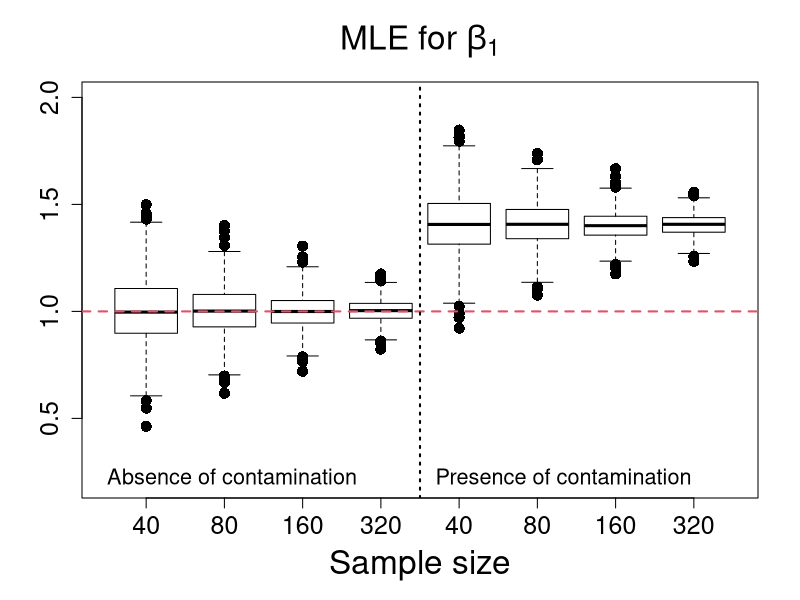
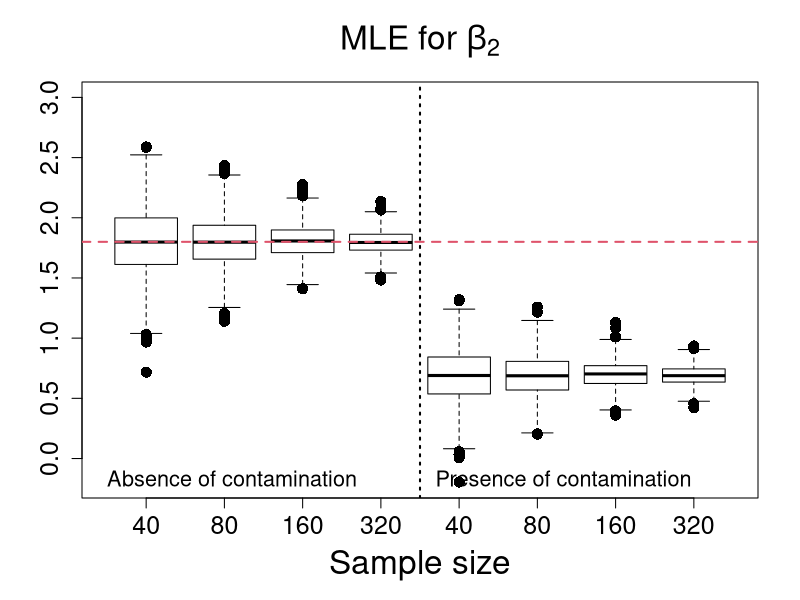
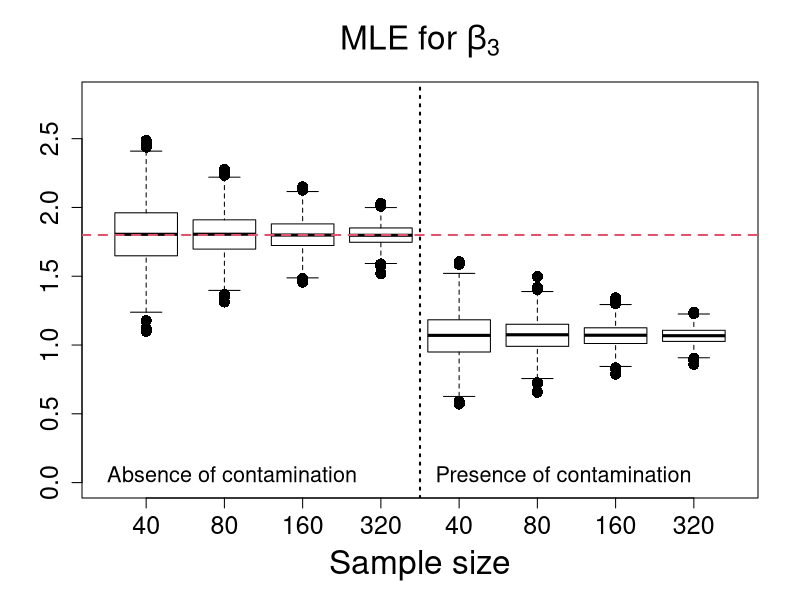
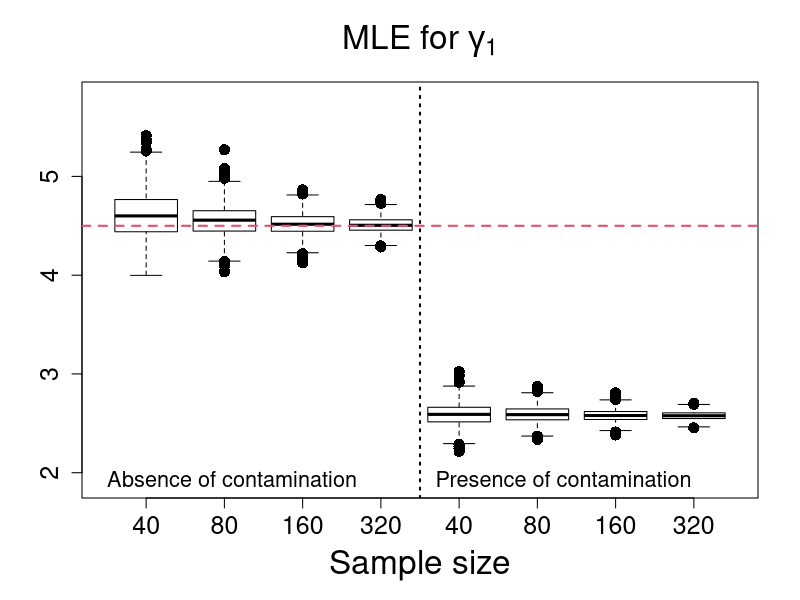
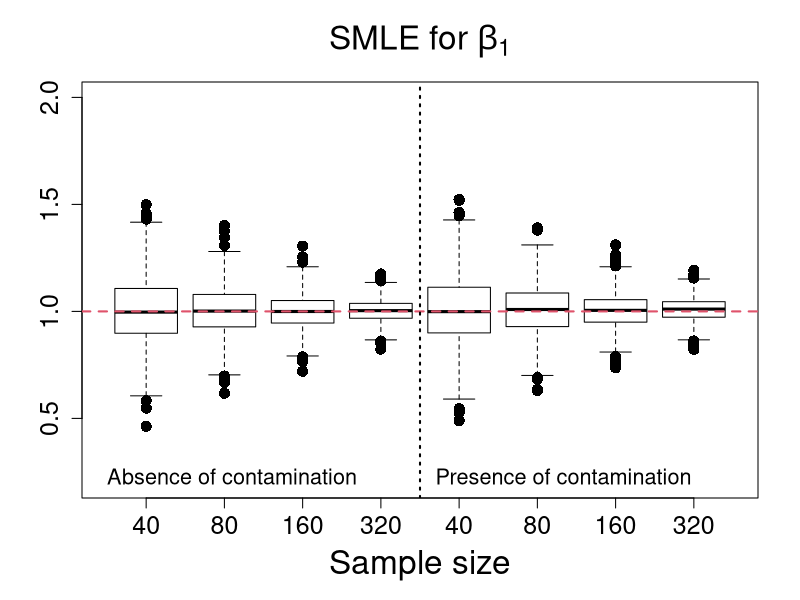
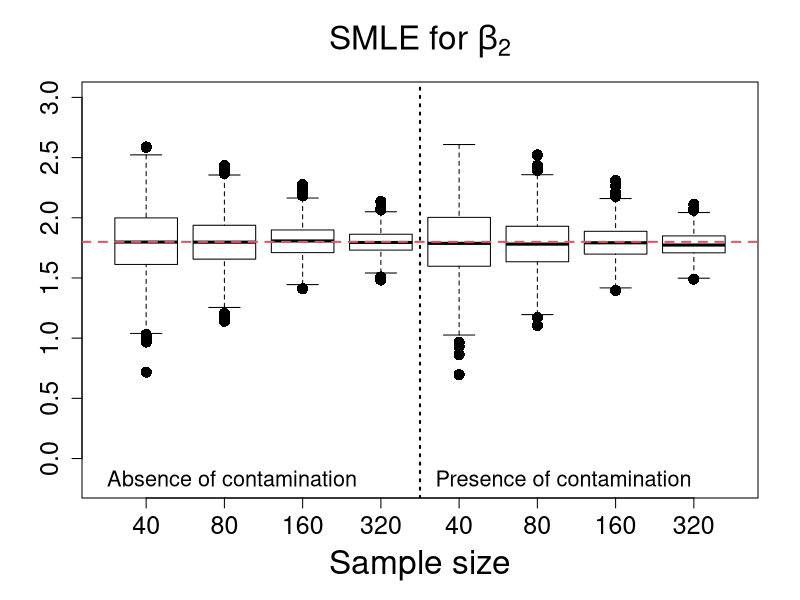
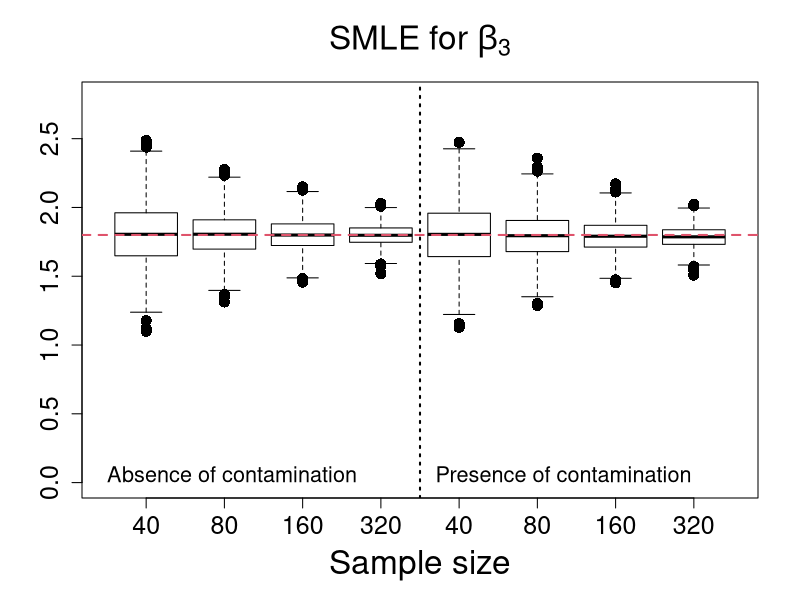
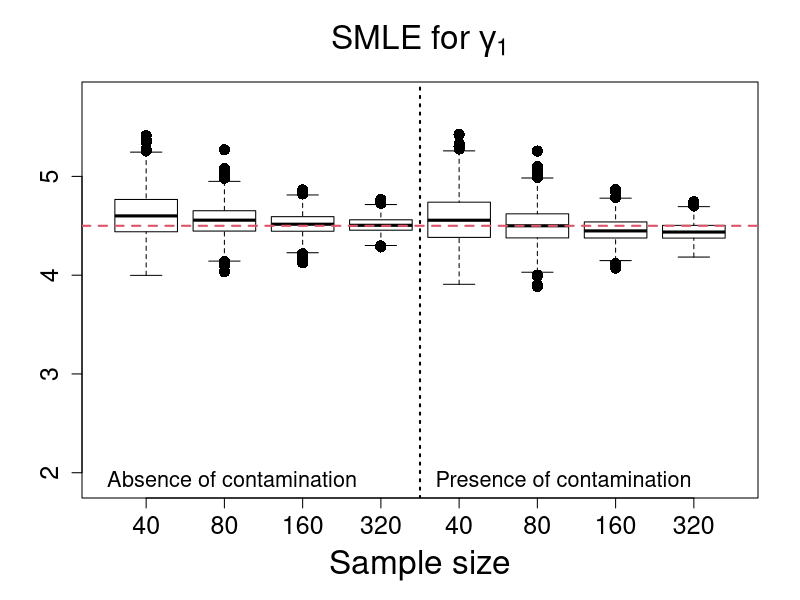

These charts were generated, in order, by the following R code:
rm(list=ls())

data40 <- read.table("Estimates_Scenario3_n40.txt", h=T)
data80 <- read.table("Estimates_Scenario3_n80.txt", h=T)
data160 <- read.table("Estimates_Scenario3_n160.txt", h=T)
data320 <- read.table("Estimates_Scenario3_n320.txt", h=T)

#**************************MLE estimates******************************#
MLE_beta1_n40 <- data40$MLE_beta1; MLEC_beta1_n40 <- data40$MLE_C_beta1
MLE_beta2_n40 <- data40$MLE_beta2; MLEC_beta2_n40 <- data40$MLE_C_beta2
MLE_beta3_n40 <- data40$MLE_beta3; MLEC_beta3_n40 <- data40$MLE_C_beta3
MLE_gama1_n40 <- data40$MLE_gama1; MLEC_gama1_n40 <- data40$MLE_C_gama1

MLE_beta1_n80 <- data80$MLE_beta1; MLEC_beta1_n80 <- data80$MLE_C_beta1
MLE_beta2_n80 <- data80$MLE_beta2; MLEC_beta2_n80 <- data80$MLE_C_beta2
MLE_beta3_n80 <- data80$MLE_beta3; MLEC_beta3_n80 <- data80$MLE_C_beta3
MLE_gama1_n80 <- data80$MLE_gama1; MLEC_gama1_n80 <- data80$MLE_C_gama1

MLE_beta1_n160 <- data160$MLE_beta1; MLEC_beta1_n160 <- data160$MLE_C_beta1
MLE_beta2_n160 <- data160$MLE_beta2; MLEC_beta2_n160 <- data160$MLE_C_beta2
MLE_beta3_n160 <- data160$MLE_beta3; MLEC_beta3_n160 <- data160$MLE_C_beta3
MLE_gama1_n160 <- data160$MLE_gama1; MLEC_gama1_n160 <- data160$MLE_C_gama1

MLE_beta1_n320 <- data320$MLE_beta1; MLEC_beta1_n320 <- data320$MLE_C_beta1
MLE_beta2_n320 <- data320$MLE_beta2; MLEC_beta2_n320 <- data320$MLE_C_beta2
MLE_beta3_n320 <- data320$MLE_beta3; MLEC_beta3_n320 <- data320$MLE_C_beta3
MLE_gama1_n320 <- data320$MLE_gama1; MLEC_gama1_n320 <- data320$MLE_C_gama1

#**************************SMLE estimates******************************#
SMLE_beta1_n40 <- data40$SMLE_beta1; SMLEC_beta1_n40 <- data40$SMLE_C_beta1
SMLE_beta2_n40 <- data40$SMLE_beta2; SMLEC_beta2_n40 <- data40$SMLE_C_beta2
SMLE_beta3_n40 <- data40$SMLE_beta3; SMLEC_beta3_n40 <- data40$SMLE_C_beta3
SMLE_gama1_n40 <- data40$SMLE_gama1; SMLEC_gama1_n40 <- data40$SMLE_C_gama1

SMLE_beta1_n80 <- data80$SMLE_beta1; SMLEC_beta1_n80 <- data80$SMLE_C_beta1
SMLE_beta2_n80 <- data80$SMLE_beta2; SMLEC_beta2_n80 <- data80$SMLE_C_beta2
SMLE_beta3_n80 <- data80$SMLE_beta3; SMLEC_beta3_n80 <- data80$SMLE_C_beta3
SMLE_gama1_n80 <- data80$SMLE_gama1; SMLEC_gama1_n80 <- data80$SMLE_C_gama1

SMLE_beta1_n160 <- data160$SMLE_beta1; SMLEC_beta1_n160 <- data160$SMLE_C_beta1
SMLE_beta2_n160 <- data160$SMLE_beta2; SMLEC_beta2_n160 <- data160$SMLE_C_beta2
SMLE_beta3_n160 <- data160$SMLE_beta3; SMLEC_beta3_n160 <- data160$SMLE_C_beta3
SMLE_gama1_n160 <- data160$SMLE_gama1; SMLEC_gama1_n160 <- data160$SMLE_C_gama1

SMLE_beta1_n320 <- data320$SMLE_beta1; SMLEC_beta1_n320 <- data320$SMLE_C_beta1
SMLE_beta2_n320 <- data320$SMLE_beta2; SMLEC_beta2_n320 <- data320$SMLE_C_beta2
SMLE_beta3_n320 <- data320$SMLE_beta3; SMLEC_beta3_n320 <- data320$SMLE_C_beta3
SMLE_gama1_n320 <- data320$SMLE_gama1; SMLEC_gama1_n320 <- data320$SMLE_C_gama1

#**************************MDPDE estimates******************************#
MDPDE_beta1_n40 <- data40$MDPDE_beta1; MDPDEC_beta1_n40 <- data40$MDPDE_C_beta1
MDPDE_beta2_n40 <- data40$MDPDE_beta2; MDPDEC_beta2_n40 <- data40$MDPDE_C_beta2
MDPDE_beta3_n40 <- data40$MDPDE_beta3; MDPDEC_beta3_n40 <- data40$MDPDE_C_beta3
MDPDE_gama1_n40 <- data40$MDPDE_gama1; MDPDEC_gama1_n40 <- data40$MDPDE_C_gama1

MDPDE_beta1_n80 <- data80$MDPDE_beta1; MDPDEC_beta1_n80 <- data80$MDPDE_C_beta1
MDPDE_beta2_n80 <- data80$MDPDE_beta2; MDPDEC_beta2_n80 <- data80$MDPDE_C_beta2
MDPDE_beta3_n80 <- data80$MDPDE_beta3; MDPDEC_beta3_n80 <- data80$MDPDE_C_beta3
MDPDE_gama1_n80 <- data80$MDPDE_gama1; MDPDEC_gama1_n80 <- data80$MDPDE_C_gama1

MDPDE_beta1_n160 <- data160$MDPDE_beta1; MDPDEC_beta1_n160 <- data160$MDPDE_C_beta1
MDPDE_beta2_n160 <- data160$MDPDE_beta2; MDPDEC_beta2_n160 <- data160$MDPDE_C_beta2
MDPDE_beta3_n160 <- data160$MDPDE_beta3; MDPDEC_beta3_n160 <- data160$MDPDE_C_beta3
MDPDE_gama1_n160 <- data160$MDPDE_gama1; MDPDEC_gama1_n160 <- data160$MDPDE_C_gama1

MDPDE_beta1_n320 <- data320$MDPDE_beta1; MDPDEC_beta1_n320 <- data320$MDPDE_C_beta1
MDPDE_beta2_n320 <- data320$MDPDE_beta2; MDPDEC_beta2_n320 <- data320$MDPDE_C_beta2
MDPDE_beta3_n320 <- data320$MDPDE_beta3; MDPDEC_beta3_n320 <- data320$MDPDE_C_beta3
MDPDE_gama1_n320 <- data320$MDPDE_gama1; MDPDEC_gama1_n320 <- data320$MDPDE_C_gama1

#********************MLE estimates****************#

#********************MLE estimates of beta1****************#
boxplot(MLE_beta1_n40,MLE_beta1_n80,MLE_beta1_n160,MLE_beta1_n320,
MLEC_beta1_n40,MLEC_beta1_n80,MLEC_beta1_n160,MLEC_beta1_n320,
main=expression( paste("MLE for ", beta[1])),
xlab="Sample size",ylab="",names=c(40,80,160,320,40,80,160,320),outline=T,
ylim=c(0.2, 2.0), cex=1.5,cex.lab=2.0,cex.axis=1.5,cex.main=2.0, pch=16, col = NULL)
abline(1.0,0,col=2,lty=2,lwd=2)
abline(v=4.5,lty=3,lwd=2)
legend(0.0, 0.35,"Absence of contamination",bty="n",cex=1.3)
legend(4.2, 0.35,"Presence of contamination",bty="n",cex=1.3)

#********************MLE estimates of beta2****************#
boxplot(MLE_beta2_n40,MLE_beta2_n80,MLE_beta2_n160,MLE_beta2_n320,
MLEC_beta2_n40,MLEC_beta2_n80,MLEC_beta2_n160,MLEC_beta2_n320,
main=expression( paste("MLE for ", beta[2])),
xlab="Sample size",ylab="",names=c(40,80,160,320,40,80,160,320),outline=T,
ylim=c(-0.2, 3.0), cex=1.5,cex.lab=2.0,cex.axis=1.5,cex.main=2.0, pch=16, col = NULL)
abline(1.8,0,col=2,lty=2,lwd=2)
abline(v=4.5,lty=3,lwd=2)
legend(0.0,0.05,"Absence of contamination",bty="n",cex=1.3)
legend(4.2,0.05,"Presence of contamination",bty="n",cex=1.3)

#********************MLE estimates of beta3****************#
boxplot(MLE_beta3_n40,MLE_beta3_n80,MLE_beta3_n160,MLE_beta3_n320,
MLEC_beta3_n40,MLEC_beta3_n80,MLEC_beta3_n160,MLEC_beta3_n320,
main=expression( paste("MLE for ", beta[3])),
xlab="Sample size",ylab="",names=c(40,80,160,320,40,80,160,320),outline=T,
ylim=c(0.0, 2.8), cex=1.5,cex.lab=2.0,cex.axis=1.5,cex.main=2.0, pch=16, col = NULL)
abline(1.8,0,col=2,lty=2,lwd=2)
abline(v=4.5,lty=3,lwd=2)
legend(0.0,0.25,"Absence of contamination",bty="n",cex=1.3)
legend(4.2,0.25,"Presence of contamination",bty="n",cex=1.3)

#********************MLE estimates of gamma1****************#
boxplot(MLE_gama1_n40,MLE_gama1_n80,MLE_gama1_n160,MLE_gama1_n320,
MLEC_gama1_n40,MLEC_gama1_n80,MLEC_gama1_n160,MLEC_gama1_n320,
main=expression( paste("MLE for ", gamma[1])),
xlab="Sample size",ylab="",names=c(40,80,160,320,40,80,160,320),outline=T,
ylim=c(1.9,5.8), cex=1.5,cex.lab=2.0,cex.axis=1.5,cex.main=2.0, pch=16, col = NULL)
abline(4.5,0,col=2,lty=2,lwd=2)
abline(v=4.5,lty=3,lwd=2)
legend(0.0,2.2,"Absence of contamination",bty="n", cex=1.3)
legend(4.2,2.2,"Presence of contamination",bty="n", cex=1.3)

#********************SMLE estimates****************#

#********************SMLE estimates of beta1****************#
boxplot(SMLE_beta1_n40,SMLE_beta1_n80,SMLE_beta1_n160,SMLE_beta1_n320,
SMLEC_beta1_n40,SMLEC_beta1_n80,SMLEC_beta1_n160,SMLEC_beta1_n320,
main=expression( paste("SMLE for ", beta[1])),
xlab="Sample size",ylab="",names=c(40,80,160,320,40,80,160,320),outline=T,
ylim=c(0.2, 2.0), cex=1.5,cex.lab=2.0,cex.axis=1.5,cex.main=2.0, pch=16, col = NULL)
abline(1.0,0,col=2,lty=2,lwd=2)
abline(v=4.5,lty=3,lwd=2)
legend(0.0, 0.35,"Absence of contamination",bty="n",cex=1.3)
legend(4.2, 0.35,"Presence of contamination",bty="n",cex=1.3)

#********************SMLE estimates of beta2****************#
boxplot(SMLE_beta2_n40,SMLE_beta2_n80,SMLE_beta2_n160,SMLE_beta2_n320,
SMLEC_beta2_n40,SMLEC_beta2_n80,SMLEC_beta2_n160,SMLEC_beta2_n320,
main=expression( paste("SMLE for ", beta[2])),
xlab="Sample size",ylab="",names=c(40,80,160,320,40,80,160,320),outline=T,
ylim=c(-0.2, 3.0), cex=1.5,cex.lab=2.0,cex.axis=1.5,cex.main=2.0, pch=16, col = NULL)
abline(1.8,0,col=2,lty=2,lwd=2)
abline(v=4.5,lty=3,lwd=2)
legend(0.0,0.05,"Absence of contamination",bty="n",cex=1.3)
legend(4.2,0.05,"Presence of contamination",bty="n",cex=1.3)

#********************SMLE estimates of beta3****************#
boxplot(SMLE_beta3_n40,SMLE_beta3_n80,SMLE_beta3_n160,SMLE_beta3_n320,
SMLEC_beta3_n40,SMLEC_beta3_n80,SMLEC_beta3_n160,SMLEC_beta3_n320,
main=expression( paste("SMLE for ", beta[3])),
xlab="Sample size",ylab="",names=c(40,80,160,320,40,80,160,320),outline=T,
ylim=c(0.0, 2.8), cex=1.5,cex.lab=2.0,cex.axis=1.5,cex.main=2.0, pch=16, col = NULL)
abline(1.8,0,col=2,lty=2,lwd=2)
abline(v=4.5,lty=3,lwd=2)
legend(0.0,0.25,"Absence of contamination",bty="n",cex=1.3)
legend(4.2,0.25,"Presence of contamination",bty="n",cex=1.3)

#********************SMLE estimates of gamma1****************#
boxplot(SMLE_gama1_n40,SMLE_gama1_n80,SMLE_gama1_n160,SMLE_gama1_n320,
SMLEC_gama1_n40,SMLEC_gama1_n80,SMLEC_gama1_n160,SMLEC_gama1_n320,
main=expression( paste("SMLE for ", gamma[1])),
xlab="Sample size",ylab="",names=c(40,80,160,320,40,80,160,320),outline=T,
ylim=c(1.9,5.8), cex=1.5,cex.lab=2.0,cex.axis=1.5,cex.main=2.0, pch=16, col = NULL)
abline(4.5,0,col=2,lty=2,lwd=2)
abline(v=4.5,lty=3,lwd=2)
legend(0.0,2.2,"Absence of contamination",bty="n", cex=1.3)
legend(4.2,2.2,"Presence of contamination",bty="n", cex=1.3)

#********************MDPDE estimates****************#

#********************MDPDE estimates of beta1****************#
boxplot(MDPDE_beta1_n40,MDPDE_beta1_n80,MDPDE_beta1_n160,MDPDE_beta1_n320,
MDPDEC_beta1_n40,MDPDEC_beta1_n80,MDPDEC_beta1_n160,MDPDEC_beta1_n320,
main=expression( paste("MDPDE for ", beta[1])),
xlab="Sample size",ylab="",names=c(40,80,160,320,40,80,160,320),outline=T,
ylim=c(0.2, 2.0), cex=1.5,cex.lab=2.0,cex.axis=1.5,cex.main=2.0, pch=16, col = NULL)
abline(1.0,0,col=2,lty=2,lwd=2)
abline(v=4.5,lty=3,lwd=2)
legend(0.0, 0.35,"Absence of contamination",bty="n",cex=1.3)
legend(4.2, 0.35,"Presence of contamination",bty="n",cex=1.3)

#********************MDPDE estimates of beta2****************#
boxplot(MDPDE_beta2_n40,MDPDE_beta2_n80,MDPDE_beta2_n160,MDPDE_beta2_n320,
MDPDEC_beta2_n40,MDPDEC_beta2_n80,MDPDEC_beta2_n160,MDPDEC_beta2_n320,
main=expression( paste("MDPDE for ", beta[2])),
xlab="Sample size",ylab="",names=c(40,80,160,320,40,80,160,320),outline=T,
ylim=c(-0.2, 3.0), cex=1.5,cex.lab=2.0,cex.axis=1.5,cex.main=2.0, pch=16, col = NULL)
abline(1.8,0,col=2,lty=2,lwd=2)
abline(v=4.5,lty=3,lwd=2)
legend(0.0,0.05,"Absence of contamination",bty="n",cex=1.3)
legend(4.2,0.05,"Presence of contamination",bty="n",cex=1.3)

#********************MDPDE estimates of beta3****************#
boxplot(MDPDE_beta3_n40,MDPDE_beta3_n80,MDPDE_beta3_n160,MDPDE_beta3_n320,
MDPDEC_beta3_n40,MDPDEC_beta3_n80,MDPDEC_beta3_n160,MDPDEC_beta3_n320,
main=expression( paste("MDPDE for ", beta[3])),
xlab="Sample size",ylab="",names=c(40,80,160,320,40,80,160,320),outline=T,
ylim=c(0.0, 2.8), cex=1.5,cex.lab=2.0,cex.axis=1.5,cex.main=2.0, pch=16, col = NULL)
abline(1.8,0,col=2,lty=2,lwd=2)
abline(v=4.5,lty=3,lwd=2)
legend(0.0,0.25,"Absence of contamination",bty="n",cex=1.3)
legend(4.2,0.25,"Presence of contamination",bty="n",cex=1.3)

#********************MDPDE estimates of gamma1****************#
boxplot(MDPDE_gama1_n40,MDPDE_gama1_n80,MDPDE_gama1_n160,MDPDE_gama1_n320,
MDPDEC_gama1_n40,MDPDEC_gama1_n80,MDPDEC_gama1_n160,MDPDEC_gama1_n320,
main=expression( paste("MDPDE for ", gamma[1])),
xlab="Sample size",ylab="",names=c(40,80,160,320,40,80,160,320),outline=T,
ylim=c(1.9,5.8), cex=1.5,cex.lab=2.0,cex.axis=1.5,cex.main=2.0, pch=16, col = NULL)
abline(4.5,0,col=2,lty=2,lwd=2)
abline(v=4.5,lty=3,lwd=2)
legend(0.0,2.2,"Absence of contamination",bty="n", cex=1.3)
legend(4.2,2.2,"Presence of contamination",bty="n", cex=1.3)












